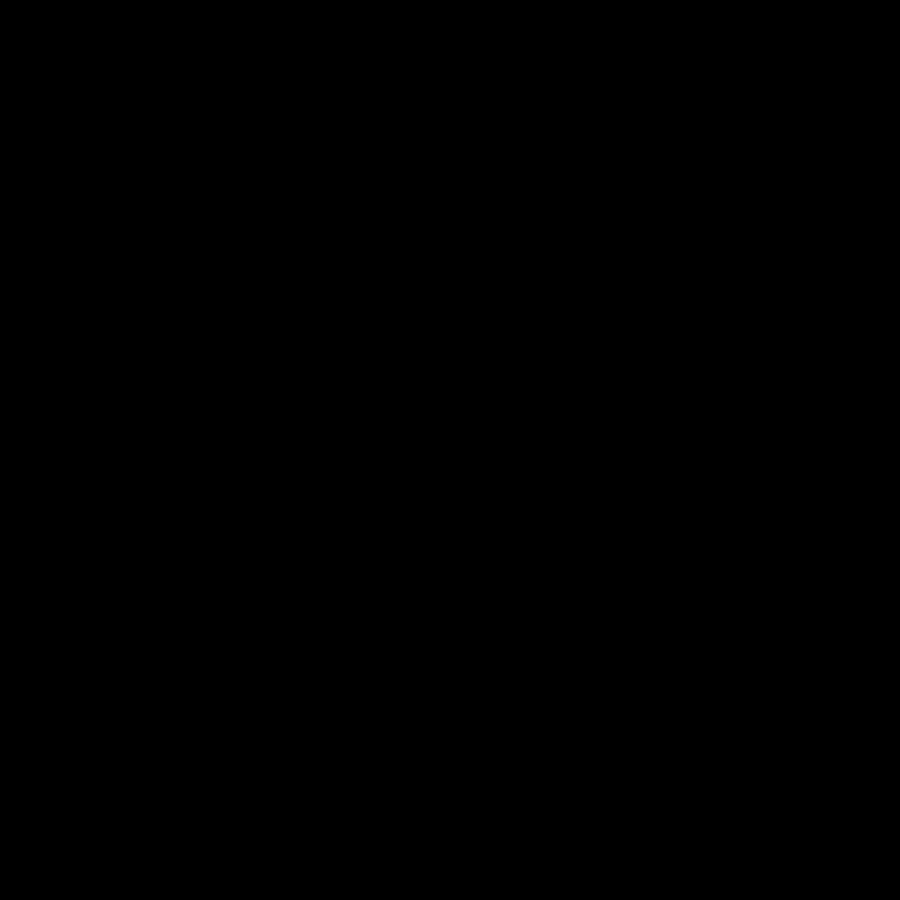
Frame 1 (no input)
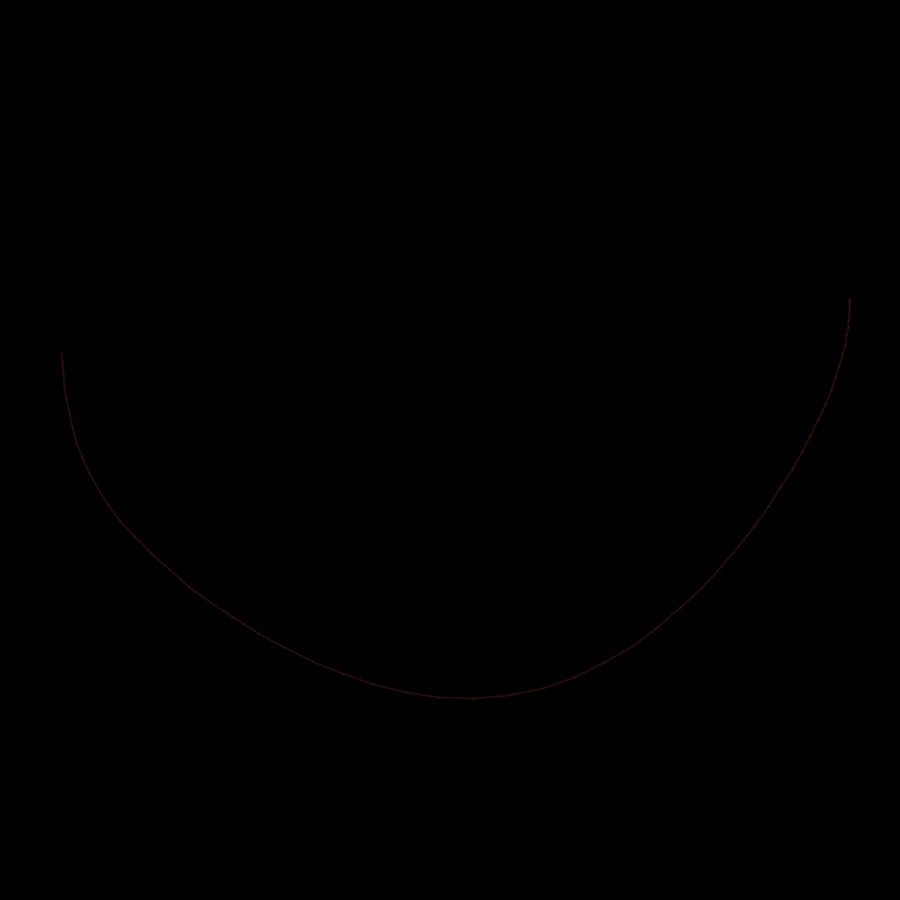
Frame 60 (the mouse pressed at the canvas centre just before this capture)
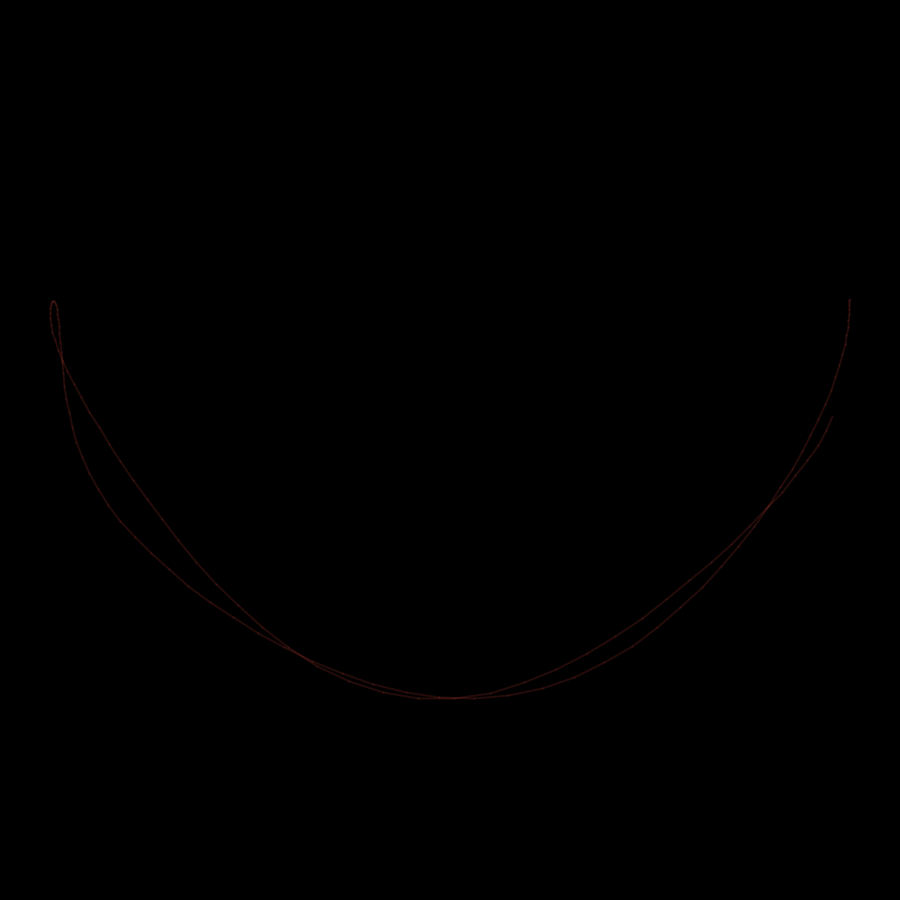
Frame 120 (the mouse held since frame 60 and released just before this capture)

The Processing sketch that drew these frames (run headless with seeded random() and noise(); from frame 60 on, the mouse is pressed at the canvas centre):

// Processing sketch: build
// ── build.pde
// based on this tutorial: https://youtu.be/uWzPe_S-RVE

float r1 = 200; // length of first wire
float r2 = 200; // length of second wire
float m1 = 40; // mass of first blob
float m2 = 40; // mass of second blob
float a1 = PI/2; // angle of first pendulum
float a2 = PI/2; // angle of first pendulum
float a1_v = 0; // velocity
float a2_v = 0;
float g = 1; // gravity

float prev_x2 = -1;
float prev_y2 = -1;

float center_x, center_y;

PGraphics canvas;

void setup() {
	size(900, 900);
	center_x = width/2;
	center_y = 300;
	canvas = createGraphics(width, height);
	canvas.beginDraw();
	canvas.background(0);
	canvas.endDraw();
}

void draw() {

	float num1 = -g * (2*m1 + m2) * sin(a1);
	float num2 = -m2 * g * sin(a1 - 2*a2);
	float num3 = -2 * sin(a1 - a2) * m2;
	float num4 = a2_v * a2_v * r2 + a1_v * a1_v * r1 * cos(a1 - a2);
	float denom1 = r1 * (2*m1 + m2 - m2 * cos(2*a1 - 2*a2));

	float a1_a = (num1 + num2 + num3*num4)/denom1;

	float num5 = 2 * sin(a1 - a2);
	float num6 = (a1_v * a1_v * r1 * (m1 + m2));
	float num7 = g * (m1 + m2) * cos(a1);
	float num8 = a2_v * a2_v * r2 * m2 * cos(a1 - a2);
	float denom2 = r2 * (2*m1 + m2 - m2 * cos(2*a1 - 2*a2));

	float a2_a = (num5 * (num6 + num7 + num8))/denom2;

	//background(255);
	image(canvas, 0, 0);
	stroke(#000000, 0);

	translate(center_x, center_y); // move where we're drawing to here

	float x1 = r1 * sin(a1); // x of first blob
	float y1 = r1 * cos(a1); // y of first blob

	float x2 = x1 + r2 * sin(a2); // x of second blob (offset from x1)
	float y2 = y1 + r2 * cos(a2); // y of second blob (offset from y1)

	fill(#000000, 0);
	line(0, 0, x1, y1);
	ellipse(x1, y1, m1, m1); // size relative to mass
	fill(#000000, 0);
	line(x1, y1, x2, y2);
	ellipse(x2, y2, m2, m2); // size relative to mass

	a1_v += a1_a;
	a2_v += a2_a;

	a1 += a1_v;
	a2 += a2_v;

	canvas.beginDraw();
	canvas.translate(center_x, center_y);
	canvas.strokeWeight(2);
	canvas.stroke(#DC493A, 40);
	if (frameCount > 1) { // don't draw the first time
		canvas.line(prev_x2, prev_y2, x2, y2);		
	}
	canvas.endDraw();

	prev_x2 = x2;
	prev_y2 = y2;
}
